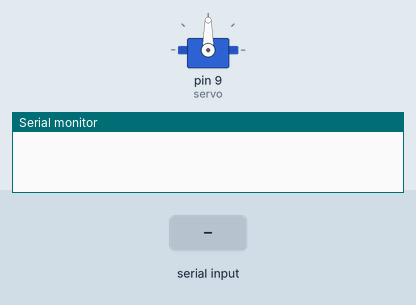
Recording of a sketch running on a simulated Arduino Uno, built with avr-gcc and run on an emulated ATmega328P. Parts: servo, the last lines printed to the serial monitor. Inputs (shaded band) come from the test bench.

Above: at 1.2 s.
1.3 s: "90,45\n" received over Serial
At 3.0 s:
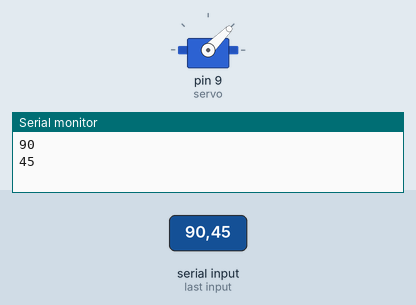
3.8 s: "30,150\n" received over Serial
At 6.0 s:
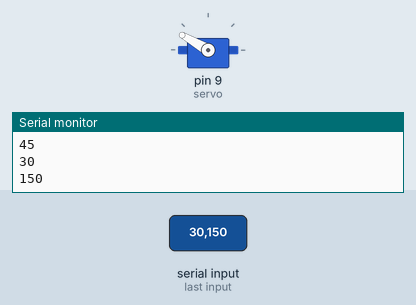
6.3 s: "200\n" received over Serial
At 7.3 s:
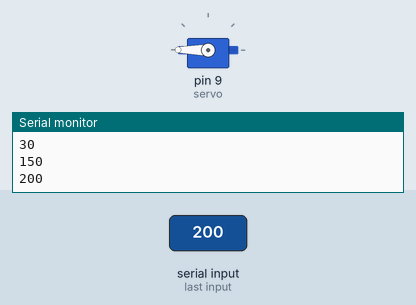
9.3 s: "90\n" received over Serial
At 12.3 s:
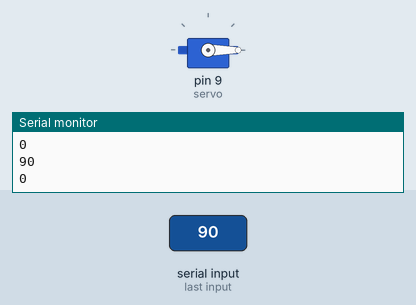
Timing chart, 0 to 13.3 s (numbered marks = the images above; inputs shaded):
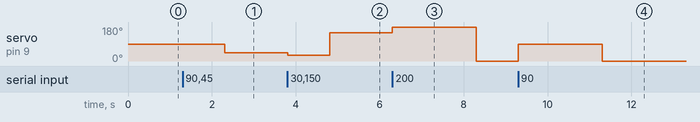

The sketch:

SerialAngle.ino
```cpp
#include <Servo.h>

Servo servo;
int pos = 0;
int speed = 5;

void setup() {
  servo.attach(9);
  Serial.begin(9600);

}

void loop() {
  byte angle;

  if(Serial.available()){
    angle = Serial.parseInt();
      servo.write(angle);
      Serial.println(angle);
      delay(1000);
  }
}
```

Measured:
- after the input at 1.3 s, servo on pin 9 (servo): 90° → 45° after 1.0 s
- after the input at 3.8 s, servo on pin 9 (servo): 45° → 30° at once, → 150° 1.0 s later
- after the input at 6.3 s, servo on pin 9 (servo): 150° → 180° at once, → 0° 2.0 s later
- after the input at 9.3 s, servo on pin 9 (servo): 0° → 90° at once, → 0° 2.0 s later
